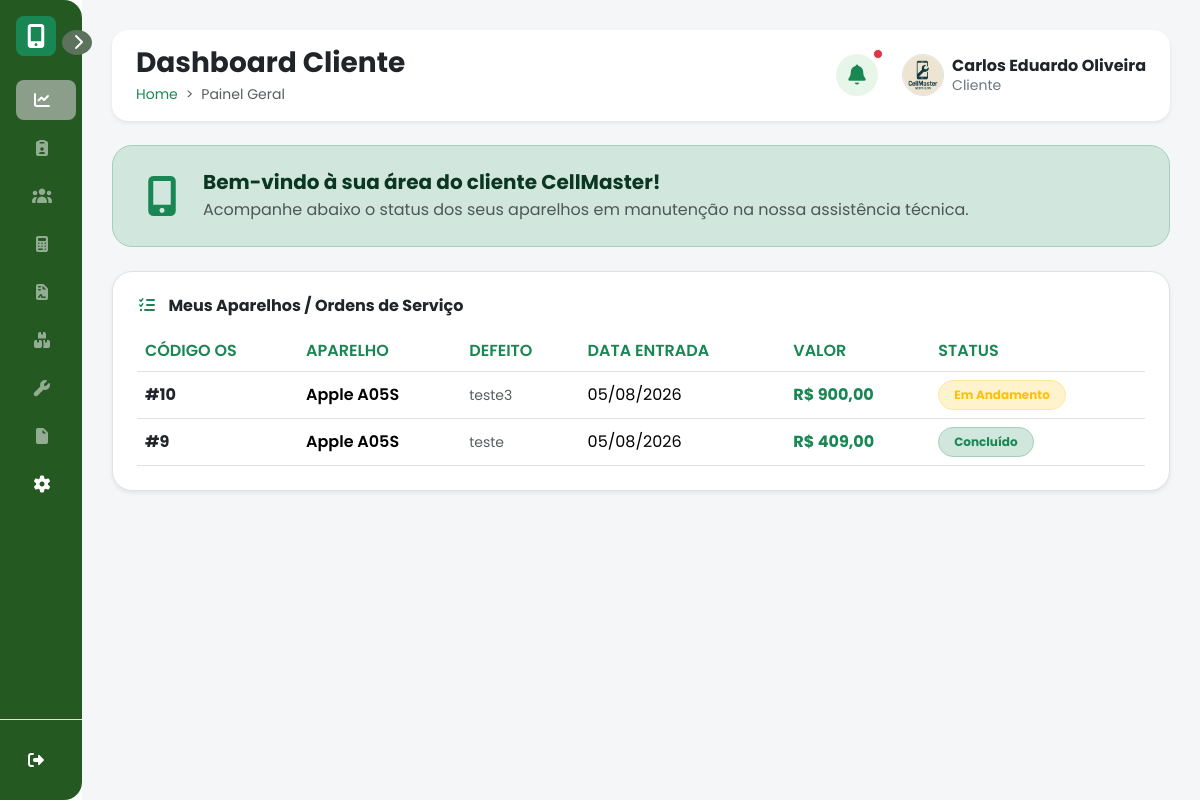
The app's page /dashboard.php (signed in) with its own data.
### tables this page shows
CREATE TABLE `ordem_servico` (
  `idos` int(11) NOT NULL,
  `numero_os` varchar(20) DEFAULT NULL COMMENT 'Número de controle ou código visível da OS para o cliente.',
  `orcamento_idorcamento` int(11) NOT NULL COMMENT 'Chave estrangeira vinculando a OS ao orçamento de origem (se houver).',
  `cliente_idcliente` int(11) DEFAULT NULL COMMENT 'Chave estrangeira que identifica o cliente dono do equipamento/serviço.',
  `funcionario_idfuncionario` int(11) DEFAULT NULL COMMENT 'Chave estrangeira do funcionário responsável pelo atendimento ou abertura.',
  `data_abertura` date DEFAULT NULL COMMENT 'Data e hora em que a Ordem de Serviço foi aberta.',
  `data_fechamento` date DEFAULT NULL COMMENT 'Data e hora em que a Ordem de Serviço foi concluída/fechada.',
  `garantia_dias` int(11) DEFAULT 90 COMMENT 'Prazo de garantia do serviço prestado (em dias). Padrão: 90 dias.',
  `status_os` varchar(20) DEFAULT 'Aberta' COMMENT 'Situação atual da OS (Ex: Aberta, Em Andamento, Concluída, Cancelada).',
  `defeito_informado` text DEFAULT NULL COMMENT 'Relato do cliente sobre o problema apresentado pelo equipamento.',
  `laudo_tecnico` varchar(255) DEFAULT NULL COMMENT 'Diagnóstico detalhado constatado pelo técnico responsável.',
  `descricao_servico` text DEFAULT NULL COMMENT 'Descrição detalhada dos procedimentos e reparos realizados.',
  `observacoes_os` varchar(255) DEFAULT NULL COMMENT 'Anotações extras ou avisos importantes referentes à OS.',
  `valor_pecas` decimal(10,2) DEFAULT 0.00 COMMENT 'Custo total das peças utilizadas no reparo.',
  `valor_mao_obra` decimal(10,2) DEFAULT 0.00 COMMENT 'Custo referente apenas à mão de obra do serviço.',
  `desconto` decimal(10,2) DEFAULT 0.00 COMMENT 'Valor total concedido de desconto aplicado na OS.',
  `valor_final` decimal(10,2) DEFAULT 0.00 COMMENT 'Valor final a ser pago (Peças + Mão de obra - Desconto).'
);

CREATE TABLE `orcamento` (
  `idorcamento` int(11) NOT NULL COMMENT 'Identificador único do orçamento. Chave primária da tabela.',
  `cliente_idcliente` int(11) DEFAULT NULL COMMENT 'Identificador do cliente associado ao orçamento. Chave estrangeira para a tabela cliente.',
  `funcionario_idfuncionario` int(11) DEFAULT NULL COMMENT 'Identificador do funcionário responsável pela elaboração do orçamento. Chave estrangeira para a tabela funcionario.',
  `defeito` varchar(100) DEFAULT NULL COMMENT 'Descrição do defeito informado pelo cliente no equipamento.',
  `observacoes` varchar(100) DEFAULT NULL COMMENT 'Observações adicionais sobre o orçamento ou o equipamento.',
  `marca` varchar(20) NOT NULL COMMENT 'Marca do equipamento que será avaliado ou reparado.',
  `modelo` varchar(20) NOT NULL COMMENT 'Modelo do equipamento.',
  `imei` int(11) NOT NULL COMMENT 'Número de identificação (IMEI) do aparelho, quando aplicável.',
  `aprovado` varchar(10) DEFAULT NULL COMMENT 'Indica se o orçamento foi aprovado pelo cliente (Sim ou Não).',
  `valor_total` float DEFAULT NULL COMMENT 'Valor total do orçamento, considerando peças e serviços.',
  `data_dia` date DEFAULT NULL COMMENT 'Data de emissão ou criação do orçamento.',
  `status` varchar(15) DEFAULT NULL COMMENT 'Situação atual do orçamento (Pendente, Aprovado, Reprovado, Em andamento ou Finalizado).'
);

### php/dash_cliente.php (the view, shortened to what this page needs)
<?php
$idCliente = $_SESSION['idcliente'] ?? 0;
$sqlMinhasOS = "
    SELECT os.idos, os.status_os, os.laudo_tecnico, os.valor_final, os.data_abertura,
           o.marca, o.modelo, o.defeito
    FROM ordem_servico os
    LEFT JOIN orcamento o ON os.orcamento_idorcamento = o.idorcamento
    WHERE os.cliente_idcliente = {$idCliente}
    ORDER BY os.idos DESC
";
$resMinhasOS = $conn->query($sqlMinhasOS);
?>
<div class="card bg-success-subtle border border-success-subtle p-4 mb-4 rounded-3" role="alert">
    <div class="d-flex align-items-center gap-3 text-success-emphasis">
        <i class="fa-solid fa-mobile-screen-button fs-1 text-success"></i>
        <div>
            <h5 class="fw-bold mb-1">Bem-vindo à sua área do cliente CellMaster!</h5>
            <p class="mb-0 text-muted">Acompanhe abaixo o status dos seus aparelhos em manutenção na nossa assistência técnica.</p>
        </div>
    </div>
</div>
<div class="card bg-white shadow-sm border p-4 rounded-3">
    <h6 class="fw-bold text-dark mb-3">
        <i class="fa-solid fa-list-check me-2 text-success"></i> Meus Aparelhos / Ordens de Serviço
    </h6>
    <div class="table-responsive">
        <table class="table table-hover align-middle mb-0">
            <thead>
                <tr>
                    <th>CÓDIGO OS</th>
                    <th>APARELHO</th>
                    <th>DEFEITO</th>
                    <th>DATA ENTRADA</th>
                    <th>VALOR</th>
                    <th>STATUS</th>
                </tr>
            </thead>
            <tbody>
                <?php if ($resMinhasOS && $resMinhasOS->num_rows > 0): ?>
                    <?php while ($os = $resMinhasOS->fetch_assoc()): ?>
                        <?php
                        $status = $os['status_os'] ?? 'Aberta';
                        $badgeClass = 'bg-primary-subtle text-primary border-primary-subtle';
                        if ($status == 'Em Andamento') {
                            $badgeClass = 'bg-warning-subtle text-warning border-warning-subtle';
                        } else if ($status == 'Concluído' || $status == 'Entregue') {
                            $badgeClass = 'bg-success-subtle text-success border-success-subtle';
                        } else if ($status == 'Cancelada') {
                            $badgeClass = 'bg-danger-subtle text-danger border-danger-subtle';
                        }
                        ?>
                        <tr>
                            <td class="fw-bold text-dark">#<?= $os['idos'] ?></td>
                            <td class="fw-semibold">
                                <?= htmlspecialchars(trim(($os['marca'] ?? '') . ' ' . ($os['modelo'] ?? ''))) ?>
                            </td>
                            <td>
                                <small class="text-muted"><?= htmlspecialchars($os['defeito'] ?? 'N/A') ?></small>
                            </td>
                            <td>
                                <?= !empty($os['data_abertura']) ? date('d/m/Y', strtotime($os['data_abertura'])) : 'N/A' ?>
                            </td>
                            <td class="fw-bold text-success">
                                R$ <?= number_format($os['valor_final'] ?? 0, 2, ',', '.') ?>
                            </td>
                            <td>
                                <span class="badge border <?= $badgeClass ?>"><?= htmlspecialchars($status) ?></span>
                            </td>
                        </tr>
                    <?php endwhile; ?>
                <?php endif; ?>
            </tbody>
        </table>
    </div>
</div>

### css/style.css (style rules this page uses)
* { font-family: 'Poppins', sans-serif; }
body { min-height: 100vh; overflow-x: hidden; }
.card { border-radius: 20px !important; }
.table th { color: #198754; font-weight: 600; }
.badge { padding: 8px 15px; border-radius: 20px; }
.table td, .table th { vertical-align: middle; }

### records on screen
ordem_servico: idos "10", orcamento.marca+modelo "Apple A05S", orcamento.defeito "teste3", data_abertura "05/08/2026", valor_final "900,00", status_os "Em Andamento"
ordem_servico: idos "9", orcamento.marca+modelo "Apple A05S", orcamento.defeito "teste", data_abertura "05/08/2026", valor_final "409,00", status_os "Concluído"

### other values on screen
$tituloPagina "Dashboard Cliente"
$breadcrumb "Painel Geral"
$_SESSION['nome_func'] "Carlos Eduardo Oliveira"
$cargoExibicao "Cliente"
